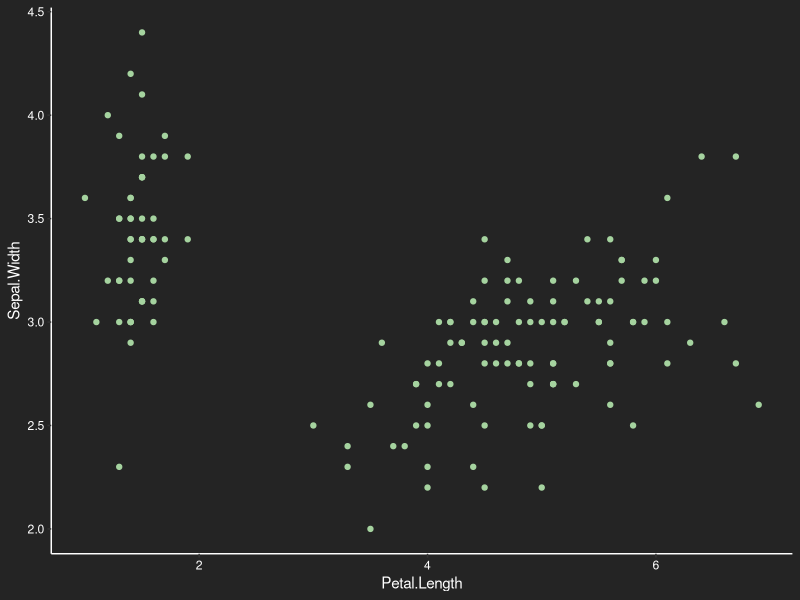

The R source for this figure:
## ---- chunk 1
library(ggplot2)
knitr::opts_chunk$set( echo=FALSE, warning=FALSE,message=FALSE, cache=FALSE)
## ---- chunk 2

ggplot(iris) + 
  geom_point(aes(x = Petal.Length, y = Sepal.Width), color = "#a5d39f", show.legend = F) +
  theme(
    panel.background = element_rect(fill = "#242424"), # bg of the panel
    axis.title.x = element_text(color = "white"),
    axis.title.y = element_text(color = "white"),
    axis.text.x = element_text(color = "white"),
    axis.text.y = element_text(color = "white"),
    axis.line.x = element_line(color = "white"),
     axis.line.y = element_line(color = "white"),
    plot.background = element_rect(fill = "#242424", color = NA), # bg of the plot
    panel.grid.major = element_blank(), # get rid of major grid
    panel.grid.minor = element_blank(), # get rid of minor grid
    legend.background = element_rect(fill = "#242424"), # get rid of legend bg
    legend.box.background = element_rect(fill = "#242424") # get rid of legend panel bg
  )
